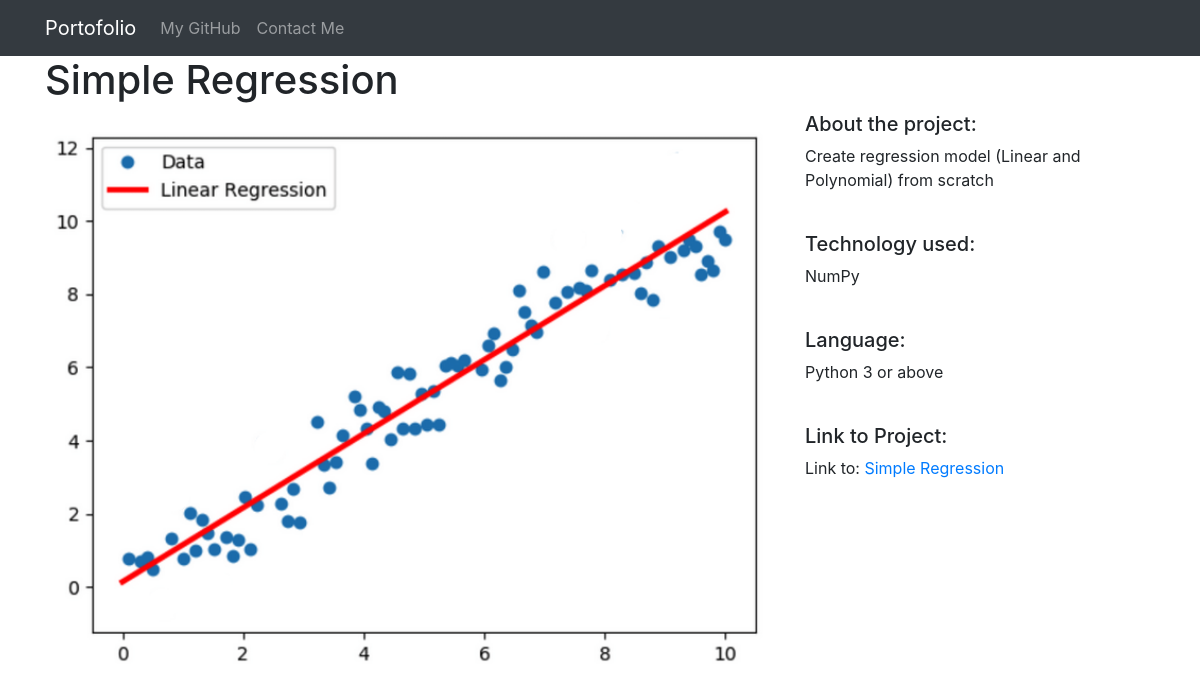
Screenshot of /3/ with the database file from the repository.
### portofolio/models.py (models this page shows)
class Portofolio(models.Model):
    title = models.CharField(max_length=100)
    description = models.TextField()
    technology = models.CharField(max_length=50)
    language = models.CharField(max_length=100)
    image = models.FilePathField(path="/img")
    link = models.URLField(max_length=100)

### portofolio/views.py (the view)
# urls.py: path("<int:pk>/", views.portofolio_detail, name='detail'),
def portofolio_detail(requests, pk):
    portofolio = Portofolio.objects.get(pk=pk)
    context = {
        'portofolio': portofolio
    }
    return render(requests, 'detail.html', context)

### portofolio/templates/detail.html
{% extends "base.html" %}
{% load static %}
{% block page_content %}
<h1>{{ portofolio.title }}</h1>
<div class="row">
    <div class="col-md-8">
        <img src="{% static portofolio.image %}" alt="" width="100%">
    </div>
    <div class="col-md-4">
        <h5>About the project:</h5>
        <p>{{ portofolio.description }}</p>
        <br>
        <h5>Technology used:</h5>
        <p>{{ portofolio.technology }}</p>
        <br>
        <h5>Language:</h5>
        <p>{{ portofolio.language }}</p>
        <br>
        <h5>Link to Project:</h5>
        <p>Link to: <a target="_blank" href={{ portofolio.link }}>{{ portofolio.title }}</a></p>
    </div>
</div>
{% endblock %}

### rows the page displays
Portofolio: title "Simple Regression", image (picture), description "Create regression model (Linear and Polynomial) from scratch", technology "NumPy", language "Python 3 or above"
